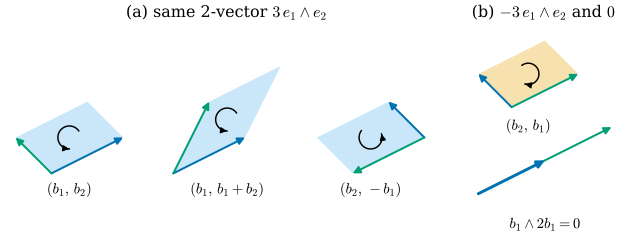

Generate this figure with Python:
"""Figure 34.1.2: what a 2-vector in R^2 remembers (Section 34.1, Proposition 34.1.6 and 34.1.9).

(a) Three ordered pairs built from Chapter 1's running basis b1 = (2, 1), b2 = (-1, 1):
    (b1, b2), (b1, b1 + b2) and (b2, -b1). Their change-of-basis matrices from (b1, b2) are
    I, [[1, 1], [0, 1]] and [[0, -1], [1, 0]], all with determinant 1, so all three give the same
    2-vector b1 ^ b2 = 3 e1 ^ e2 (signed area 3, counterclockwise). They are drawn translated apart.
(b) The reversed pair (b2, b1) gives -3 e1 ^ e2 (clockwise), and the degenerate pair (b1, 2 b1) gives 0.
Self-checks: the signed areas det[x y] are 3, 3, 3, -3, 0 and each curved arrow turns from the first
vector toward the second.
"""
import numpy as np

import dgfig

dgfig.setup()
import matplotlib.pyplot as plt  # noqa: E402
from matplotlib.patches import FancyArrowPatch, Polygon  # noqa: E402

C = dgfig.COLORS
b1 = np.array([2.0, 1.0])
b2 = np.array([-1.0, 1.0])


def det2(x, y):
    return x[0] * y[1] - x[1] * y[0]


pairs_a = [(b1, b2, r"$(b_1,\,b_2)$"), (b1, b1 + b2, r"$(b_1,\,b_1+b_2)$"), (b2, -b1, r"$(b_2,\,-b_1)$")]
for x, y, _ in pairs_a:
    assert abs(det2(x, y) - 3.0) < 1e-12
assert abs(det2(b2, b1) + 3.0) < 1e-12 and abs(det2(b1, 2 * b1)) < 1e-12


def arrow(ax, base, vec, color, lw=1.5, zorder=5):
    ax.add_patch(FancyArrowPatch(tuple(base), tuple(base + vec), arrowstyle="-|>", mutation_scale=11,
                                 color=color, lw=lw, shrinkA=0, shrinkB=0, zorder=zorder))


def turn_arc(ax, center, x, y, r=0.32, color="#000000"):
    """Curved arrow around center turning from the direction of x toward the direction of y (3/4 turn)."""
    s = np.sign(det2(x, y))
    a0 = np.arctan2(x[1], x[0])
    ts = a0 + s * np.linspace(0.15, 1.35 * np.pi, 60)
    pts = center + r * np.stack([np.cos(ts), np.sin(ts)], 1)
    ax.plot(*pts.T, color=color, lw=1.1, zorder=6)
    ax.add_patch(FancyArrowPatch(tuple(pts[-4]), tuple(pts[-1]), arrowstyle="-|>", mutation_scale=9,
                                 color=color, lw=1.1, shrinkA=0, shrinkB=0, zorder=6))
    # the arc really turns in the sense of x -> y
    assert s * det2(pts[10] - center, pts[11] - center) > 0


def parallelogram(ax, o, x, y, fill, lab, lab_xy):
    P = np.array([o, o + x, o + x + y, o + y])
    ax.add_patch(Polygon(P, closed=True, facecolor=fill, alpha=0.32, edgecolor="none", zorder=1))
    arrow(ax, o, x, C["tangent"])
    arrow(ax, o, y, C["third"])
    turn_arc(ax, o + 0.5 * (x + y), x, y)
    ax.text(*lab_xy, lab, ha="center", va="top", fontsize=11)


fig, (axA, axB) = plt.subplots(1, 2, figsize=(6.6, 2.6), gridspec_kw=dict(width_ratios=[2.6, 1.0]))

offs = [np.array([1.0, 0.0]), np.array([4.4, 0.0]), np.array([11.4, 1.0])]
labx = [1.5, 5.9, 9.9]
for (x, y, lab), o, lx in zip(pairs_a, offs, labx):
    parallelogram(axA, o, x, y, C["region"], lab, (lx, -0.25))
dgfig.schematic_axes(axA, xlim=(-0.3, 11.9), ylim=(-1.0, 3.3))
fig.text(0.36, 0.95, r"(a) same 2-vector $3\,e_1\wedge e_2$", ha="center", va="top", fontsize=12)

# (b) reversed order and a degenerate pair
o = np.array([0.0, 0.0])
parallelogram(axB, o, b2, b1, C["accent"], r"$(b_2,\,b_1)$", (0.5, -0.35))
o2 = np.array([-1.0, -2.6])
arrow(axB, o2, 2 * b1, C["third"], lw=1.5, zorder=4)
arrow(axB, o2, b1, C["tangent"], lw=2.2, zorder=5)
axB.text(1.0, -3.3, r"$b_1\wedge 2b_1 = 0$", ha="center", va="top", fontsize=11)
dgfig.schematic_axes(axB, xlim=(-1.6, 3.4), ylim=(-3.9, 2.4))
fig.text(0.86, 0.95, r"(b) $-3\,e_1\wedge e_2$ and $0$", ha="center", va="top", fontsize=12)

fig.subplots_adjust(left=0.01, right=0.99, bottom=0.02, top=0.86, wspace=0.05)
dgfig.save(fig, __file__)
